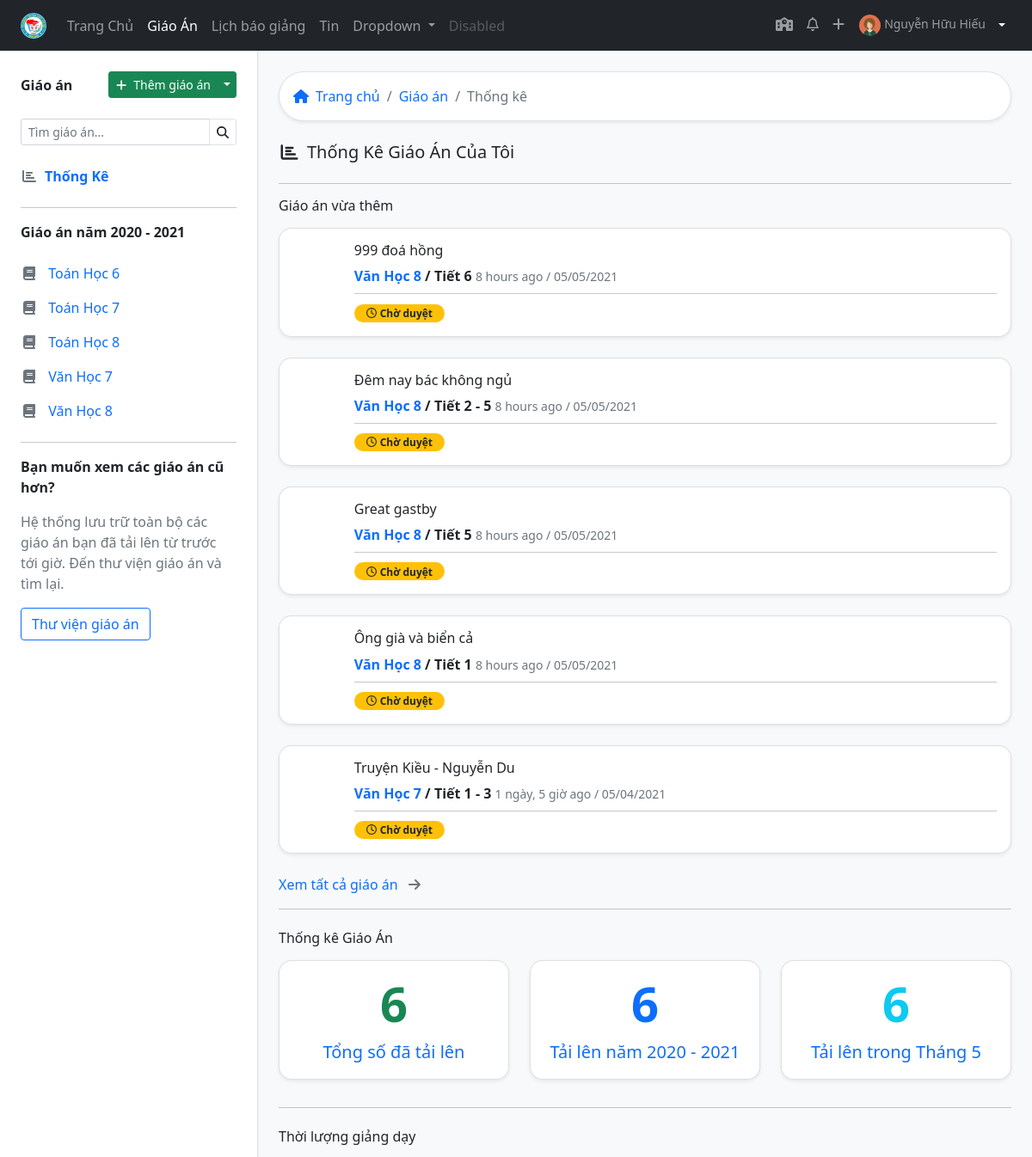
Before: /lessondashboard/ (signed in, upper part) with the older database file.
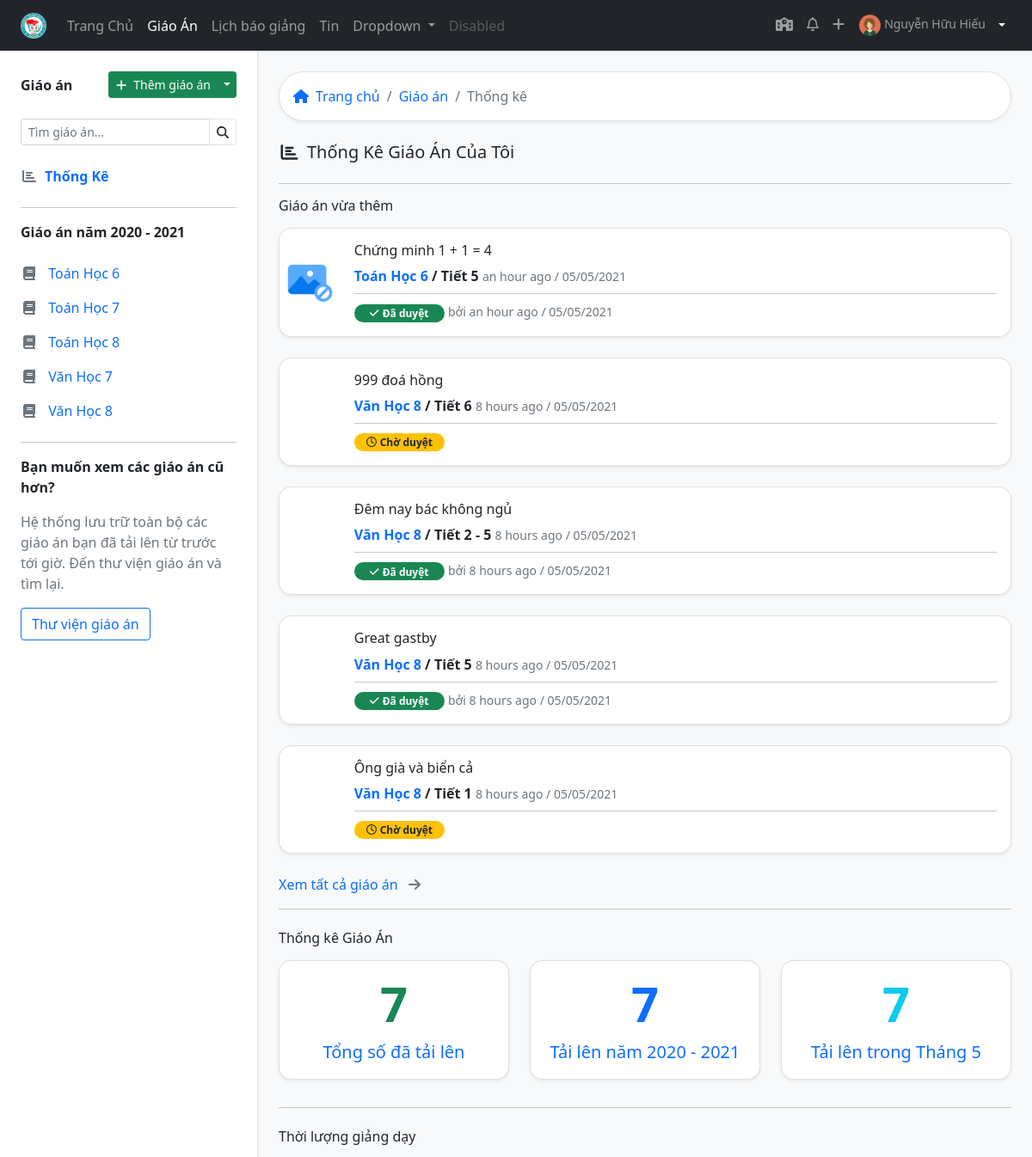
After: the same page with the newer database file.
### lessonmanagement/models.py (models this page shows, shortened)
class SchoolAbstract(models.Model):
    title = models.CharField(max_length=50, verbose_name="Tiêu đề")
    description = models.CharField(max_length=200, verbose_name="Mô tả sơ lược", blank=True)
    cover = models.ImageField(upload_to="coverimages/", verbose_name="Ảnh bìa", null = True, blank = True)
    class Meta:
        abstract = True

class Subject(SchoolAbstract):
    group = models.ForeignKey("GroupSubject", related_name='subject123',on_delete=models.SET_NULL, null=True, blank=True, verbose_name='Bộ môn')
    subject_slug = models.SlugField(max_length=50, null=True, blank=True)
    class Meta:
        verbose_name = "Môn học"
        verbose_name_plural = "Môn học"

class Lesson(models.Model):
    title = models.CharField(max_length=200)
    lesson_path = models.FileField(blank=True, null=True)
    upload_time = models.DateTimeField(blank=True, null=True)
    edit_time = models.DateTimeField(blank=True, null=True)
    LEVEL_CHOICES = [
        (6, 6),
        (7, 7),
        (8, 8),
        (9, 9)
    ]
    level = models.IntegerField(choices=LEVEL_CHOICES)
    description = models.CharField(max_length=200, null=True, blank=True)
    teacher = models.ForeignKey(Teacher, on_delete=models.CASCADE)
    subject = models.ForeignKey(Subject, on_delete=models.CASCADE)
    start_number_lesson = models.IntegerField(help_text="Bài giảng này ở tiết số mấy")
    cout_number_lesson = models.IntegerField(help_text="Bài giảng này trong bao nhiêu tiết")
    schoolyear = models.ForeignKey("Schoolyear", on_delete=models.CASCADE, blank=True, null=True)
    classyear = models.ManyToManyField(Classyear, through="LessonClassyear")
    STATUS_CHOICES = [
    ('pending', 'Chờ duyệt'),
    ('acept', 'Đã duyệt'),
    ('deny', 'Bị từ chối'),
    ]
    status = models.CharField(max_length=10, blank=True, choices=STATUS_CHOICES ,default='pending')
    checker = models.ForeignKey(Teacher, related_name="lesson_checker" ,on_delete=models.SET_NULL, null=True, blank=True)
    check_date = models.DateTimeField(auto_now=True)
    note_checker = models.CharField(max_length=200, blank=True)
    class Meta:
        verbose_name = "Giáo Án"
        verbose_name_plural = "Giáo Án"
        ordering = ["-upload_time"]
    def start_year_level(self):
        if now.month < 9:
            return school_year_def(self.upload_time) - self.level + 6
        else:
            return school_year_def(self.upload_time) - self.level + 7

class Teacher(models.Model):
    user = models.OneToOneField(User, on_delete=models.SET_NULL, blank=True, null=True, verbose_name="Tài khoản đăng nhập", help_text="Tài khoản đăng nhập viết liền không dấu. Ví dụ: nhhieu. Viết tắt của Nguyễn Hữu Hiếu. Nếu trùng họ tên thì thêm số vào sau, ví dụ nhhieu2")
    firstname = models.CharField("Họ",max_length=20, blank=True)
    lastname = models.CharField("Tên", max_length=20, blank=True)
    zalo_number = models.DecimalField(verbose_name="Số điện thoại",help_text="Số điện thoại có đăng ký zalo, sử dụng để nhận thông báo từ ban giám hiệu", max_digits=12, decimal_places=0,null=True, blank=True)
    birth_date = models.DateField("Ngày sinh", null=True, blank=True)
    SEX_CHOICES = [
    ('male', 'Nam'),
    ('female', 'Nữ')
    ]
    sex = models.CharField(verbose_name="Giới tính", max_length=6, choices=SEX_CHOICES, null=True, blank=True)
    main_subject = models.ForeignKey("Subject",on_delete=models.SET_NULL,null=True,blank=True, verbose_name="Chuyên môn chính")
    EDUCATION_LEVEL_CHOICES = [
        ('inter', 'Trung Cấp'),
        ('college', 'Cao Đẳng'),
        ('university', 'Đại Học'),
        ('master', 'Thạc Sĩ')
    ]
    education_level = models.CharField(max_length=20, choices=EDUCATION_LEVEL_CHOICES, null=True, blank=True)
    is_work = models.BooleanField("Có đang công tác",default=True, help_text="Tích vào ô nếu đang công tác tại trường, bỏ tích nếu đã nghỉ hưu hoặc chuyển sang đơn vị khác")
    def user_directory_path(instance, filename):
        return 'user_{0}/{1}'.format(instance.user.id, filename)
    avatar = models.ImageField("Ảnh đại diện", help_text = "Ảnh nên được crop về ảnh vuông để đạt được độ thẩm mỹ cao nhất",upload_to = user_directory_path, blank = True, null = True)
    def full_name(self):
        return ('%s %s') % (self.firstname, self.lastname)
    class Meta:
        verbose_name = "Giáo viên"
        verbose_name_plural = "Giáo viên"
    def schoolyear(self):
        if now.month < 9:
            return ('%s - %s') % (now.year - 1, now.year)
        else:
            return ('%s - %s') % (now.year, now.year+1)
    def lesson_list(self):
        return self.lesson_set.filter(teacher = self.user.id)
    def subject_classyear_list(self):
        return self.subjectclassyear_set.filter(is_teach_now = True).order_by('subject__title').values('subject__title', 'classyear__startyear','subject__group__title').distinct()
    def latest_lesson(self):
        return Lesson.objects.filter(teacher=self.user.teacher.id).order_by('-upload_time')[:5]
    def count_lesson(self):
        count = {}
        teacher = self.user.teacher.id
        lessons = Lesson.objects.filter(teacher=teacher)
        count['total'] = lessons.count()
        current_year = [school_year_def(now), school_year_def(now)+1]
        lesson_current_year = lessons.filter(upload_time__year__in = current_year )
        count['year'] = lesson_current_year.count()
        lesson_current_month =  lessons.filter(upload_time__year__in = current_year).filter(upload_time__month = now.month)
        count['month'] = lesson_current_month.count()
        return count

### lessonmanagement/views.py (the view)
# urls.py: path('lessondashboard/', views.lessondashboard, name="lessondashboard"),
@login_required
def lessondashboard(request):
    teacher = request.user.teacher
    subject_classyear = SubjectClassyear.objects.filter(teacher=teacher.id, is_teach_now=True)
    context = { 'subject_classyear': subject_classyear
    }
    return render(request, 'lessondashboard.html', context)

### lessonmanagement/models.py (called while the page is built)
def class_level_def(year):
    i = 0
    if (now.month < 9):
        i =  (now.year - year) + 5
    else:
        i = (now.year - year) + 6
    if i in [6,7,8,9]:
        return i
    else:
        return year

def school_year_def(upload_time):
    if (upload_time.month < 9):
        return upload_time.year -1
    else:
        return upload_time.year

    @property
    def class_level(self):
        return class_level_def(self.startyear)

    def class_title_year(self):
        return "%s%s" % (self.class_level, self.title)

    def __str__(self):
        return  self.class_title_year()

### lessonmanagement/templatetags/lessonmanagement_extras.py (called while the page is built)
@register.filter
def classlevel(value):
    now = datetime.now()
    i = 0
    if (now.month < 9):
        i =  (now.year - value) + 5
    else:
        i = (now.year - value) + 6
    if i in [6,7,8,9]:
        return i
    else:
        return value

### lessonmanagement/templates/lessondashboard.html (shortened to what the changed rows need)
          {% extends 'base_withsidebar.html' %}
          {% load static %}
          {% block content %}
          {% load lessonmanagement_extras %}
          {% load humanize %}
          {% with teacher=request.user.teacher %}
                {% for i in teacher.latest_lesson %}
                <div class="card mb-4 rounded-15 shadow-sm">
                  <div class="row g-0">
                    <div class="col-1 p-2 d-flex align-items-center">
                      <img src="
                      {% if i.subject.cover %}
                      {{ i.subject.cover.url }}
                      {% else %}
                      {% static 'imgs/no-image.png' %}
                      {% endif %}
                      "  class="img-fluid" alt="">
                    </div>
                    <div class="col-11">
                      <div class="card-body">
                        <h6 class="card-title">
                          <a href="{% url 'lesson' i.id %}" class="text-reset text-decoration-none">  {{ i.title }}</a>
                        </h6>
                        <span class="text-dark fw-bold">
                        <a href="{% url 'lessons_subject_level' i.subject.title|slugify i.start_year_level %}" class="text-decoration-none">{{ i.subject.title }} {{ i.level }}</a> / Tiết {{ i.start_number_lesson}} {% if i.cout_number_lesson > 1 %} - {{ i.start_number_lesson|add:i.cout_number_lesson }} {% endif %}
                      </span>
                      <small class="text-muted">
    {{ i.upload_time|naturaltime }} / {{ i.upload_time|date:"SHORT_DATE_FORMAT" }}</small>
                        <hr class="my-2">
                        {% if i.status == "pending" %}
                        <span class="badge bg-warning text-dark rounded-pill" style="width: 105px;"><i class="far fa-clock me-1"></i>Chờ duyệt</span>
                        {% elif i.status == "acept" %}
                        <span class="badge bg-success  rounded-pill" style="width: 105px;"><i class="fas fa-check me-1"></i>Đã duyệt</span> <small class="text-muted">bởi<a href="#" class="text-decoration-none"> {{ i.checker.full_name }}</a>
                          {{ i.upload_time|naturaltime}} / {{ i.check_date|date:"SHORT_DATE_FORMAT" }}</small>
                        {% endif %}
                      </div>
                    </div>
                  </div>
                </div>
                {% endfor %}
          <div class="row">
            <div class="col">
                <div class="card  rounded-15 shadow-sm mb-3 text-center">
                  <div class="card-body">
                    <h1 class="card-title link-success fw-bold display-4">{{ teacher.count_lesson.total }}</h1>
                    <p class="card-text text-muted fs-5" >
                      <a href="{% url 'alllessons' %}" class="stretched-link text-decoration-none">Tổng số đã tải lên</a>
                    </p>
                  </div>
                </div>
          </div>
            <div class="col">
              <a href="{% url 'alllessons' %}" class="text-decoration-none">
              <div class="card rounded-15 shadow-sm mb-3  text-center">
                <div class="card-body">
                 <h1 class="card-title link-primary fw-bold display-4">{{ teacher.count_lesson.year }}</h1>
                 <p class="card-text text-muted fs-5" >
                 <a href="{% url 'alllessons' %}" class="stretched-link text-decoration-none">Tải lên năm {{ teacher.schoolyear }}</a>
                 </p>
                </div>
              </div>
              </a>
            </div>
            <div class="col">
              <a href="{% url 'alllessons' %}" class="text-decoration-none">
              <div class="card rounded-15 shadow-sm mb-3  text-center">
                <div class="card-body">
                 <h1 class="card-title link-info fw-bold display-4">{{ teacher.count_lesson.month }}</h1>
                 <p class="card-text text-muted fs-5" >
                 <a href="{% url 'alllessons' %}" class="stretched-link text-decoration-none">Tải lên trong {% now "M" %}</a>
                 </p>
                </div>
              </div>
              </a>
            </div>
          </div>
          {% endwith %}
           {% endblock %}

### lessonmanagement/templates/sidebar.html (shortened to what this page needs)
{% load lessonmanagement_extras %}
{% with teacher=request.user.teacher %}
<div class="position-sticky top-0 start-0 pt-4">
    <div class="d-flex justify-content-between mb-4 align-items-center">
      <span class="fw-bold">Giáo án</span>
<div class="btn-group">
  <a href="{% url 'addlesson' %}" class="btn btn-sm btn-success"><i class="fas fa-plus me-2"></i>Thêm giáo án</a>
  <button type="button" class="btn btn-sm btn-success dropdown-toggle dropdown-toggle-split" data-bs-toggle="dropdown" aria-expanded="false">
  </button>
</div>
      </div>
      <form action="">
        <div class="input-group input-group-sm mb-3">
        <input type="search" class="form-control " list="datalistOptions" id="exampleDataList" placeholder="Tìm giáo án..." aria-describedby="button-addon2">
          <button class="btn border" type="submit" id="button-addon2"><i class="fas fa-search"></i></button>
        </div>
      </form>
      <div class="list-group">
        <a href="{% url 'lessondashboard' %}" class="list-group-item list-group-item-action border-0 text-primary ps-0 {% if request.path == '/lessondashboard/' %} fw-bold {% endif %}"><i class="fas fa-chart-bar me-2 text-muted  fa-fw "></i>Thống Kê</a>
        <hr >
      <span class="fw-bold mb-3">Giáo án năm {{ teacher.schoolyear }} </span>
        {% for i in teacher.subject_classyear_list %}
     <a href="{% url 'lessons_subject_level' i.subject__title|slugify i.classyear__startyear|classlevel %}" class="list-group-item list-group-item-action border-0 text-primary ps-0"><i class="fas fa-book fa-fw me-2 text-muted"></i> {{ i.subject__title }} {{ i.classyear__startyear|classlevel }} </a>
        {% endfor %}
        <hr>
        <span class="fw-bold mb-3">Bạn muốn xem các giáo án cũ hơn?</span>
        <p class="text-muted pe-3">Hệ thống lưu trữ toàn bộ các giáo án bạn đã tải lên từ trước tới giờ. Đến thư viện giáo án và tìm lại.</p>
      </div>
      <a href="{% url 'alllessons' %}" class="btn btn-outline-primary mb-3">Thư viện giáo án </a>
    </div>
  {% endwith %}

Changed rows visible on the page:
no longer on this page (row unchanged): Lesson: title "Truyện Kiều - Nguyễn Du", subject "Văn Học", level "7", start_number_lesson "1", start_number_lesson|add "3", upload_time "1 ngày, 5 giờ ago", upload_time "05/04/2021", status "pending" (drawn)
computed for Teacher: count_lesson.total "6" → "7"; count_lesson.year "6" → "7"; count_lesson.month "6" → "7"
added Lesson: title "Chứng minh 1 + 1 = 4", subject "Toán Học", level "6", start_number_lesson "5", upload_time "an hour ago", upload_time "05/05/2021", check_date "05/05/2021"
changed Lesson "Đêm nay bác không ngủ": upload_time (not shown) → "8 hours ago"; check_date (not shown) → "05/05/2021"; status "Chờ duyệt" → "Đã duyệt bởi /"
changed Lesson "Great gastby": upload_time (not shown) → "8 hours ago"; check_date (not shown) → "05/05/2021"; status "Chờ duyệt" → "Đã duyệt bởi /"
